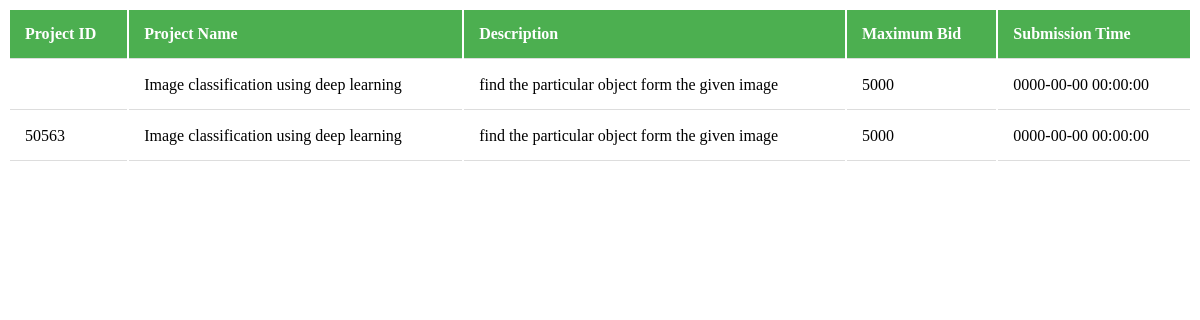
/employerlogin/givenprojects.php (signed in), run on the app's committed database.
### tables this page shows
CREATE TABLE `projects` (
  `project_id` varchar(100) NOT NULL,
  `project_name` varchar(100) NOT NULL,
  `project_description` varchar(100) NOT NULL,
  `proj_price` int(100) NOT NULL,
  `timesubmit` varchar(100) NOT NULL,
  `employer_name` varchar(100) NOT NULL,
  `employer_email` varchar(100) NOT NULL
);

### employerlogin/givenprojects.php (the view, shortened to what this page needs)
<html>
<body bgcolor="white" alink="white" vlink="white" link="white">
<div style="overflow-x:auto;">
<?php
$user='root';
$pass='';
$db='project';
$db=new mysqli('localhost',$user,$pass,$db) or die ("unable to connect");
$abcd=$_SESSION['email_id'];
$query = "SELECT * FROM projects where employer_email='$abcd'";
$result = mysqli_query($db,$query);
echo "<font face='Calibri Light' size=4><table border=0 style='width:100%'><tr><th>Project ID</th><th>Project Name</th><th>Description</th><th>Maximum Bid</th><th>Submission Time</th></tr>";
while($row = mysqli_fetch_array($result))
{
echo "<tr><td>" . $row['project_id'] . "</td><td>" . $row['project_name'] . "</td><td>" . $row['project_description'] . "</td><td>" . $row['proj_price'] . "</td><td>" . $row['timesubmit'] . "</td></tr>";
}
echo "</table>";
?>
</div>
</body>
</html>

### employerlogin/givenprojects.php (style rules this page uses)
th, td { padding: 15px; text-align: left; border-bottom: 1px solid #ddd; }
th { background-color: #4CAF50; color: white; }

### data on the page
projects: project_name "Image classification using deep learning", project_description "find the particular object form the given image", proj_price "5000", timesubmit "0000-00-00 00:00:00"
projects: project "50563", project_name "Image classification using deep learning", project_description "find the particular object form the given image", proj_price "5000", timesubmit "0000-00-00 00:00:00"
